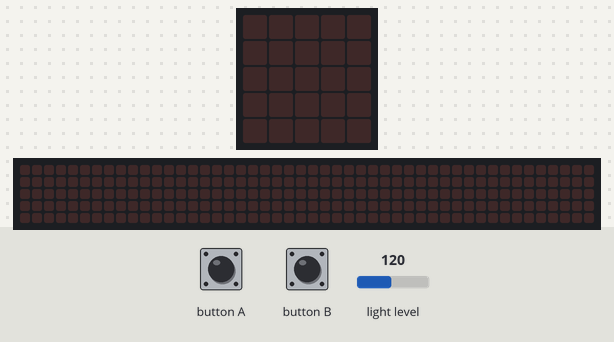
Recording of a program running on a simulated BBC micro:bit (MakeCode). Shown: the board's 5×5 LED display, a strip that is not on the board, showing the scrolling text unrolled. The inputs (shaded band) are chosen by the test bench; at power-on: light level 120. The 48×5 strip is a reading aid, not a part: it shows the text the display is scrolling, unrolled, one strip-width of it at a time.

Above: at 1.2 s.
1.3 s: button A pressed for 0.15 s
At 4.01 s:
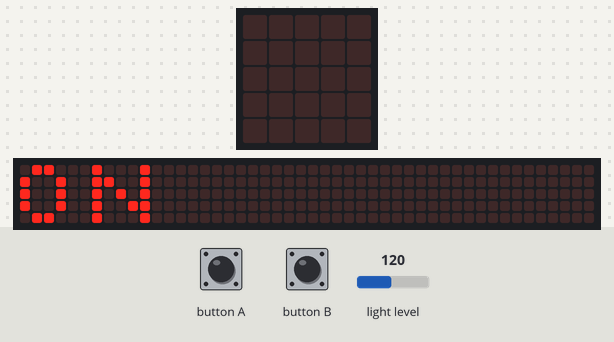
4.3 s: button B pressed for 0.15 s
At 4.52 s:
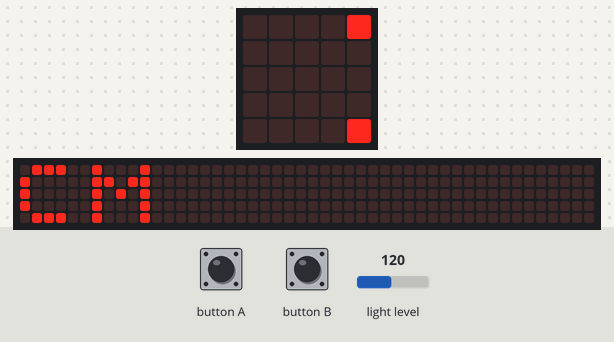
7.3 s: button A pressed for 0.15 s
At 10.16 s:
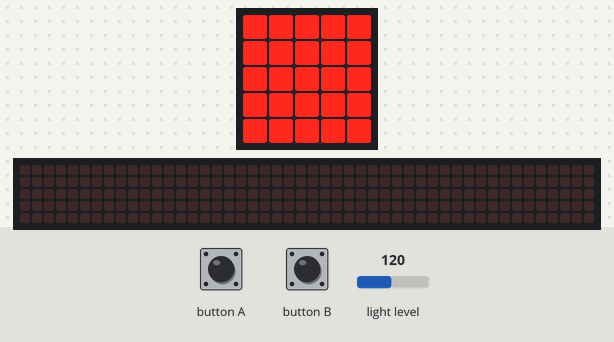
10.3 s: button B pressed for 0.15 s
At 10.57 s:
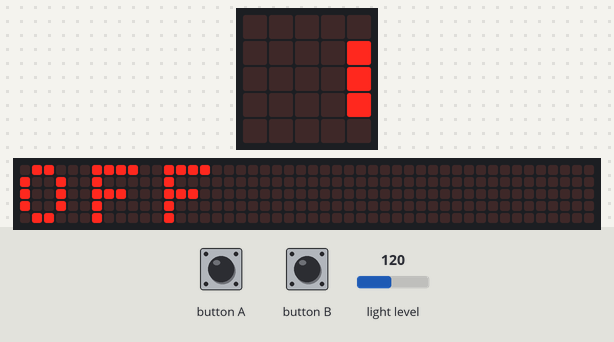
13.3 s: button A pressed for 0.15 s
At 14.17 s:
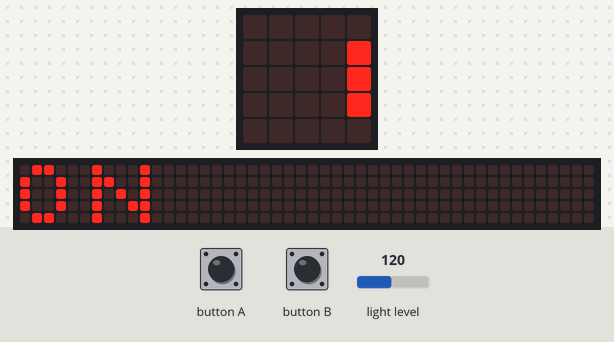
16.3 s: light level set to 5
At 19.97 s:
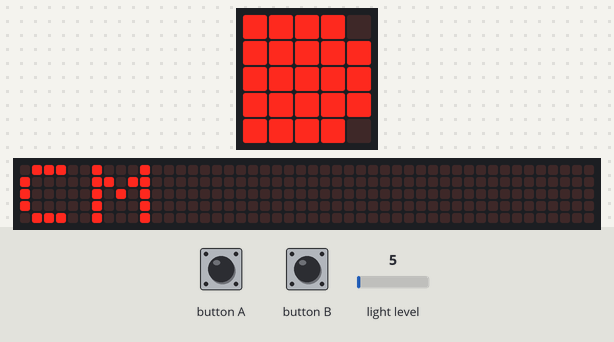

The program:

main.ts
```typescript
input.onButtonPressed(Button.A, function () {
    Cambio = false
    basic.clearScreen()
    if (Interruptor) {
        basic.showString("OFF")
        Interruptor = false
        basic.clearScreen()
    } else {
        basic.showString("ON")
        Interruptor = true
        if (control2) {
            basic.showString("CM")
        } else {
            basic.showString("LM")
        }
        basic.showLeds(`
            # # # # #
            # # # # #
            # # # # #
            # # # # #
            # # # # #
            `)
    }
    Cambio = true
})
input.onButtonPressed(Button.B, function () {
    if (Interruptor) {
        basic.clearScreen()
        Cambio = false
        led.setBrightness(255)
        if (control2) {
            basic.showString("LM")
            control2 = false
            basic.showLeds(`
                # # # # #
                # # # # #
                # # # # #
                # # # # #
                # # # # #
                `)
        } else {
            basic.showString("CM")
            control2 = true
            basic.showLeds(`
                # # # # #
                # # # # #
                # # # # #
                # # # # #
                # # # # #
                `)
        }
        Cambio = true
    }
})
let Interruptor = false
let Cambio = false
let control2 = false
control2 = true
Cambio = true
Interruptor = false
led.setBrightness(255)
basic.forever(function () {
    if (Interruptor && Cambio) {
        if (control2) {
            if (input.lightLevel() >= 128) {
                led.setBrightness(255)
            } else {
                led.setBrightness(0)
            }
        } else {
            led.setBrightness(255 - input.lightLevel())
        }
    } else {
        led.setBrightness(255)
    }
})
```

test.ts
```typescript
// aquí va el archivo "tests"; esto no se compilará cuando este paquete se utilice como una extensión.
```

Measured:
- after the input at 1.3 s, the display: changes after 0.15 s (image 1)
- after the input at 4.3 s, the display: first differs from a run without the input after 0.15 s (image 2)
- after the input at 7.3 s, the display: first changes after 0.25 s (image 3 shows a later state)
- after the input at 10.3 s, the display: first differs from a run without the input after 0.15 s (image 4 shows a later state)
- after the input at 13.3 s, the display: first differs from a run without the input after 0.65 s (image 5 shows a later state)
